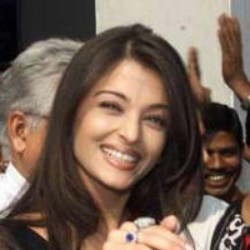
#> input picture data/inputs/Aishwarya_Rai_0001.jpg, 250 x 250 px
$ python -i regionSegmentation.py   (imports and definitions only)   (older library calls are emulated)
#> lines starting #> are read from the running program, lines starting #| are printed output that depends on the picture; after the words box and inside, x2 and y2 are one past the last pixel; in counts of white or black regions, pixels touching at a corner belong together
import cv2
import numpy as np
import skimage.morphology

def colorPalette(image, structureSize=15, minimumEdge=50, gradientThreshold=10):
    '''
    Input:
    image - RGB image.
    structureSize - Size of structuring element used in morphology.
    minimumEdge - Minimum number of pixels to be present for a connected component to be retained as an edge.

    Output:
    paletteImage - RGB image.

    Applies morphological reconstruction on the grayscale image followed by gradient operator to segment it into regions. Uses colors from the LAB space of the color image and assigns the mean value for each region.
    '''
#> called with structureSize = 15, minimumEdge = 50, gradientThreshold = 10

    grayImage = cv2.cvtColor(image, cv2.COLOR_RGB2GRAY)

    element = skimage.morphology.disk(structureSize)
    eroded = cv2.erode(grayImage, element)
    dilationReconstruct = skimage.morphology.reconstruction(eroded, grayImage).astype(np.uint8)
    dilated = cv2.dilate(dilationReconstruct, element)
    erosionReconstruct = skimage.morphology.reconstruction(np.invert(dilated), np.invert(dilationReconstruct)).astype(np.uint8)
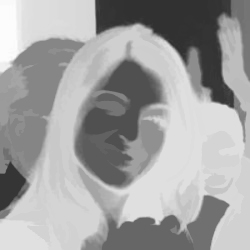
#> erosionReconstruct: shape (250, 250); min 49, max 252, mean 161.6
    grayRegions = np.invert(erosionReconstruct).astype(np.uint8)

    sobelX = cv2.Sobel(grayRegions, cv2.CV_64F, 1, 0)
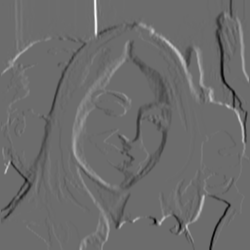
#> sobelX: shape (250, 250) float64; min -423, max 574, mean -0.1; drawn with min black and max white
    sobelY = cv2.Sobel(grayRegions, cv2.CV_64F, 0, 1)
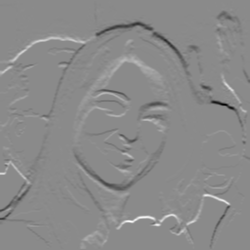
#> sobelY: shape (250, 250) float64; min -558, max 468, mean -1.2; drawn with min black and max white
    magnitude = (np.sqrt(sobelX ** 2.0 + sobelY ** 2.0) > gradientThreshold).astype(np.uint8)
#> magnitude: shape (250, 250); values 0 (black) and 1 (white), 37.9% white; 30 white regions (28 under 20 px), largest, box (x1, y1, x2, y2) and area: (0, 0, 250, 250) 23551, (63, 233, 69, 244) 20

    count, magnitude, _, _ = cv2.connectedComponentsWithStats(magnitude, 8, cv2.CV_32S)
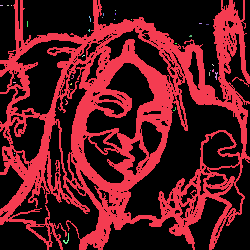
#> magnitude: shape (250, 250) int32; 31 distinct labels, from 0 to 30; one colour per label, 0 black
#> count = 31

    for i in range(count):
        if (np.sum(magnitude == i) < minimumEdge):
            magnitude[magnitude == i] = 0
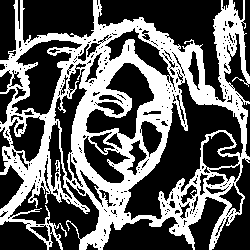
#> magnitude: shape (250, 250) int32; values 0 (black) and 1 (white), 37.7% white; 1 white region, box (x1, y1, x2, y2) and area: (0, 0, 250, 250) 23551

    magnitude[magnitude > 0] = 1

    labelCount, labels, _, _ = cv2.connectedComponentsWithStats((1 - magnitude).astype(np.uint8), 8, cv2.CV_32S)
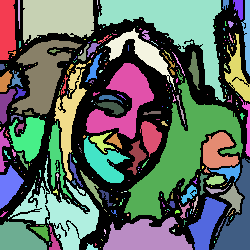
#> labels: shape (250, 250) int32; 314 distinct labels, from 0 to 313; one colour per label, 0 black
#> labelCount = 314
    paletteImage = cv2.cvtColor(image, cv2.COLOR_RGB2LAB)
#> paletteImage: shape (250, 250, 3); mean of channels 0, 1, 2 104.5, 133.9, 138.3

    for i in range(1, labelCount):
        colors = paletteImage[labels == i]
        color = np.mean(colors, axis=0)
        paletteImage[labels == i] = color
#> this loop made 313 passes
#> color on passes 1 to 3: [2.42, 129.4, 125.7], [15.46, 129.1, 125.4], [36.21, 128, 128]
#> paletteImage: shape (250, 250, 3); mean of channels 0, 1, 2 104.2, 133.6, 138

    paletteImage = cv2.cvtColor(paletteImage, cv2.COLOR_LAB2RGB)
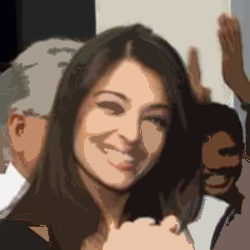
#> paletteImage: shape (250, 250, 3); mean R, G, B 114.8, 96.4, 83.6
    paletteImage = (paletteImage.astype(np.float64) / 255.0)
    paletteImage = paletteImage / np.max(paletteImage)
    paletteImage *= 255.0
    paletteImage = np.clip(paletteImage, 0, 255).astype(np.uint8)

    return paletteImage

>>> import cv2
>>> picture = cv2.cvtColor(cv2.imread('../data/inputs/Aishwarya_Rai_0001.jpg'), cv2.COLOR_BGR2RGB)
>>> result = colorPalette(picture)

$ run again, on data/inputs/Arnold_Schwarzenegger_0004.jpg
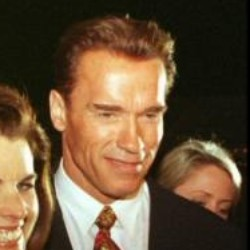
#> input picture data/inputs/Arnold_Schwarzenegger_0004.jpg, 250 x 250 px
#> count = 57
#> after the loop in colorPalette, `for i in range(count):`:
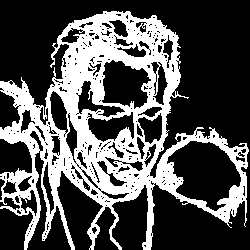
#> magnitude: shape (250, 250) int32; values 0 (black) and 2 (white), 32% white; 1 white region, box (x1, y1, x2, y2) and area: (0, 11, 249, 250) 20004
#> labels: shape (250, 250) int32; 285 distinct labels, from 0 to 284
#> labelCount = 285
#> the loop in colorPalette, `for i in range(1, labelCount):` made 284 passes
#> color on passes 1 to 3: [15.14, 126.7, 132.5], [21, 128, 136], [23.75, 131, 138.6]
#> in colorPalette, `paletteImage = cv2.cvtColor(paletteImage, cv2.COLOR_LAB2RGB)`:
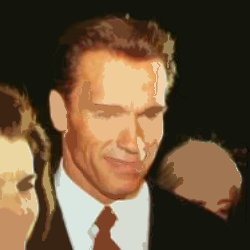
#> paletteImage: shape (250, 250, 3); mean R, G, B 106, 83.4, 58.8

$ run again, on data/inputs/Aung_San_Suu_Kyi_0001.jpg
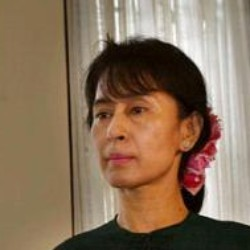
#> input picture data/inputs/Aung_San_Suu_Kyi_0001.jpg, 250 x 250 px
#> count = 36
#> in colorPalette, `magnitude[magnitude > 0] = 1`:
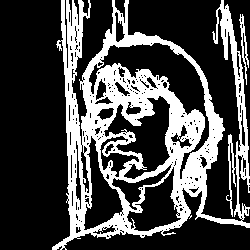
#> magnitude: shape (250, 250) int32; values 0 (black) and 1 (white), 28.2% white; 2 white regions, box (x1, y1, x2, y2) and area: (52, 0, 250, 250) 17380, (239, 14, 249, 85) 220
#> labels: shape (250, 250) int32; 231 distinct labels, from 0 to 230
#> labelCount = 231
#> the loop in colorPalette, `for i in range(1, labelCount):` made 230 passes
#> color on passes 1 to 3: [130.3, 131.7, 149.7], [22.21, 134.4, 139.9], [92.5, 131.1, 144.8]
#> in colorPalette, `paletteImage = cv2.cvtColor(paletteImage, cv2.COLOR_LAB2RGB)`:
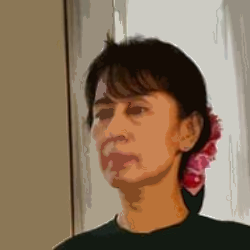
#> paletteImage: shape (250, 250, 3); mean R, G, B 134.9, 112.8, 90.1

$ run again, on data/inputs/Sachin_Tendulkar_0001.jpg
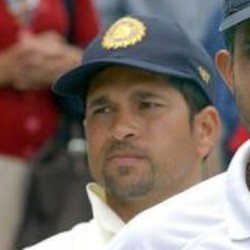
#> input picture data/inputs/Sachin_Tendulkar_0001.jpg, 250 x 250 px
#> count = 28
#> labels: shape (250, 250) int32; 289 distinct labels, from 0 to 288
#> labelCount = 289
#> the loop in colorPalette, `for i in range(1, labelCount):` made 288 passes
#> color on passes 1 to 3: [68.66, 171.6, 157.4], [139.3, 140.5, 133.1], [91.9, 175.4, 154.5]
#> in colorPalette, `paletteImage = cv2.cvtColor(paletteImage, cv2.COLOR_LAB2RGB)`:
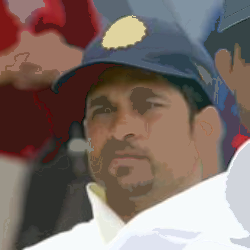
#> paletteImage: shape (250, 250, 3); mean R, G, B 125.4, 109.9, 104
